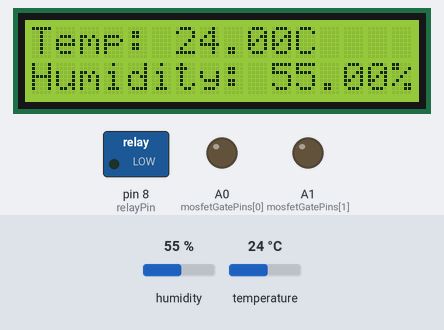
Bench run of a sketch on a simulated Arduino Uno, built with avr-gcc and run on an emulated ATmega328P. Shown: 16×2 character LCD, switched loads named in the sketch (green lamp = pin HIGH), output pins drawn as LEDs (lit = HIGH). The inputs (shaded band) are chosen by the test bench; at power-on: humidity 55 %, temperature 24 °C.

Above: at 3.2 s.
3.3 s: humidity set to 79 %
At 7.2 s:
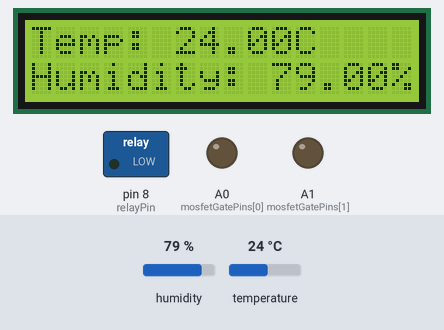
8.1 s: humidity set to 82 %
At 15.3 s:
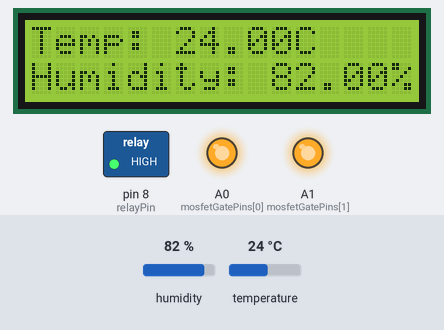
15.6 s: temperature set to 12 °C
At 17.0 s:
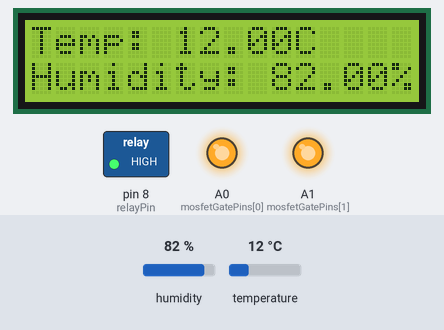
20.4 s: temperature set to 19 °C
At 22.7 s:
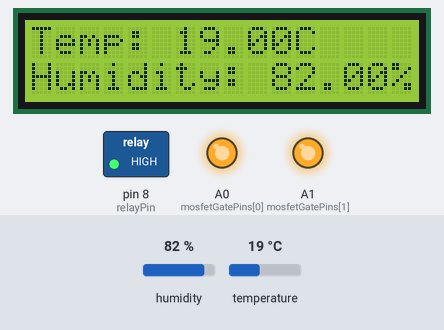
Timing chart, 0 to 24.2 s (numbered marks = the images above; inputs shaded):
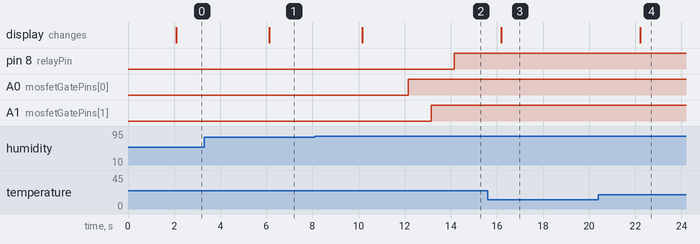

The sketch:

Ardiono_code.ino
```cpp
//DHT11 Sensor With LCD
#include <DHT.h>
#include <LiquidCrystal.h>

LiquidCrystal lcd(12, 11, 5, 4, 3, 2) ;

#define DHT11_PIN 13
DHT dht(DHT11_PIN,DHT11)              ;

// Pin Definitions for mosfets
const int mosfetGatePins[] = {A0, A1, A2, A3, A4, A5}   ;  // Arduino analog pins connected to MOSFET gates
const int numMOSFETs       = sizeof (mosfetGatePins[0]) ;

//Set the Fan/Relay pin
const int relayPin = 8;


void setup()
{
  lcd.begin (16, 2)             ;
  lcd.print ("Initializing...") ;
  dht.begin ()                  ;


 //relay
  pinMode      (relayPin,OUTPUT) ;
  digitalWrite (relayPin,LOW)    ;

//mosfet
 for (int i = 0; i < numMOSFETs; i++)
{
    pinMode      (mosfetGatePins[i], OUTPUT) ;
    digitalWrite (mosfetGatePins[i], LOW)    ;
}
  // Print initial message on the LCD
  lcd.setCursor (0, 1)               ;
  lcd.print     ("Humidifier Ready") ;
  delay         (2000)               ;
  lcd.clear     ()                   ;
}

 void loop()
{
  float temperature = dht.readTemperature() ;
  float humidity    = dht.readHumidity   () ;

  //check for reading error

  lcd.clear     ()             ;
  lcd.setCursor (0,0)          ;
  lcd.print     ("Temp: ")     ;
  lcd.print     (temperature)  ;
  lcd.print     ("C")          ;
  lcd.setCursor (0,1)          ;
  lcd.print     ("Humidity: ") ;
  lcd.print     (humidity)     ;
  lcd.print     ("%")          ;
  delay(2000);

  // Control the buzzer based on humidity
  // Loop through each MOSFET and control it

    if (humidity > 80.0)
{
    // Turn on the MOSFET (MOSFET on)
    for (int i = 0; i < numMOSFETs; i++)
{
    digitalWrite(mosfetGatePins[i], HIGH) ;
    delay       (1000)                    ; // Keep MOSFET on for 5 seconds
}

     //Turn On the Fan
    digitalWrite(8,HIGH)                  ;

} else
{
      for (int i = 0; i < numMOSFETs; i++)
{

    // Turn off the MOSFET (MOSFET off)
    digitalWrite(mosfetGatePins[i], LOW) ;

}
    digitalWrite(8,LOW);  //Turn Off the Fan
}
    delay(2000);
}
```

Measured:
- the behaviour switches between 80 and 81 % on humidity (found by bisection; images 1 and 2)
- after the input at 3.3 s, the display: changes after 2.8 s (image 1)
- after the input at 8.1 s, pin 8 (relayPin): LOW → HIGH after 6.1 s; A0 (mosfetGatePins[0]): LOW → HIGH after 4.1 s; A1 (mosfetGatePins[1]): LOW → HIGH after 5.1 s; the display: changes after 2.1 s (image 2)
- after the input at 15.6 s, the display: changes after 0.59 s (image 3)
- after the input at 20.4 s, the display: changes after 1.8 s (image 4)
